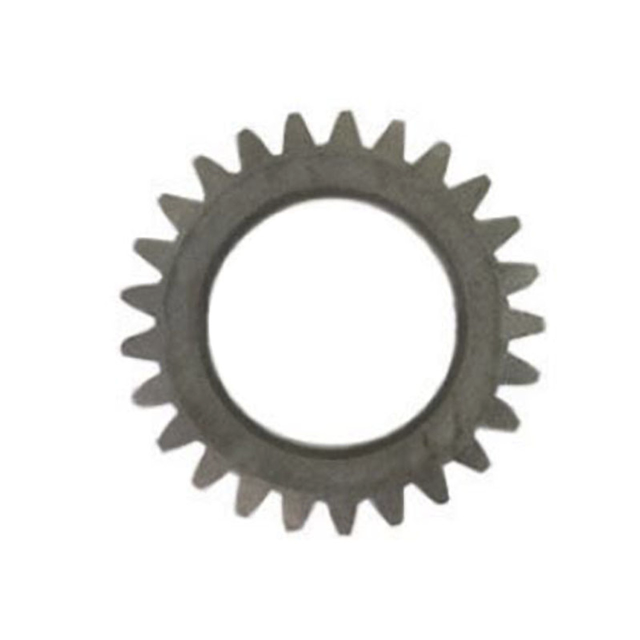
#> input picture gear_4.png, 1280 x 1280 px, found by its file name (shown at 1/2 size)
$ jupyter execute Spur_Gear_Preprocessing_linux.ipynb
#> lines starting #> are read from the running program, lines starting #| are printed output that depends on the picture; after the words box and inside, x2 and y2 are one past the last pixel; in counts of white or black regions, pixels touching at a corner belong together
[cell 1]
import cv2
import numpy as np
import json
import math
import matplotlib.pyplot as plt
from pathlib import Path

# --- Paths (fixed) ---
PROJECT_ROOT = Path("/home/dar/Documents/BtechProject/SpurGear_Btechproject/Input_Images")
OUT_DIR = Path("Output")

# Ensure output directory exists
OUT_DIR.mkdir(parents=True, exist_ok=True)

# Point to your image
IMG_PATH = PROJECT_ROOT / "gear_4.png"

# Verify image exists
assert IMG_PATH.exists(), f"Image not found at {IMG_PATH}. Please check the path."

# Read image
img = cv2.imread(str(IMG_PATH))
#> img is the input picture: shape (1280, 1280, 3); mean B, G, R 225.4, 226.9, 227.3
assert img is not None, f"Could not read image from {IMG_PATH}"

# Display
img_rgb = cv2.cvtColor(img, cv2.COLOR_BGR2RGB)
plt.figure(figsize=(6, 6))
plt.title("Input Gear Image")
plt.axis("off")
plt.imshow(img_rgb)
plt.tight_layout()
plt.show()

print(f"✅ Successfully loaded image: {IMG_PATH.name}")
print(f"📐 Image size: {img.shape[1]}×{img.shape[0]} pixels")
#| 📐 Image size: 1280×1280 pixels

[cell 2]
def auto_threshold(gray_img):
    """
    Enhanced thresholding for gear images with white background and grey gear
    """
    h, w = gray_img.shape

    # Adaptive region sampling based on image size
    center_size = min(40, h//8, w//8)  # Scale with image size
    border_size = min(30, h//10, w//10)

    # Sample center region (gear area)
    cx, cy = w//2, h//2
    center_region = gray_img[cy-center_size:cy+center_size, cx-center_size:cx+center_size]
#> center_region: shape (80, 80); every value is 255
    center_mean = np.mean(center_region)
#> center_mean = 255
    center_std = np.std(center_region)
#> center_std = 0

    # Sample border regions (background area) - multiple samples for robustness
    border_samples = []
    # Top and bottom borders
    border_samples.extend([
        gray_img[:border_size, :].ravel(),
        gray_img[-border_size:, :].ravel()
    ])
    # Left and right borders
    border_samples.extend([
        gray_img[:, :border_size].ravel(),
        gray_img[:, -border_size:].ravel()
    ])
    # Corner samples for extra robustness
    corner_size = border_size // 2
    border_samples.extend([
        gray_img[:corner_size, :corner_size].ravel(),  # Top-left
        gray_img[:corner_size, -corner_size:].ravel(), # Top-right
        gray_img[-corner_size:, :corner_size].ravel(), # Bottom-left
        gray_img[-corner_size:, -corner_size:].ravel() # Bottom-right
    ])

    # Combine all border samples and remove outliers
    all_border = np.concatenate(border_samples)
    # Remove extreme values (noise) using percentiles
    border_clean = all_border[(all_border >= np.percentile(all_border, 5)) &
                             (all_border <= np.percentile(all_border, 95))]
    border_mean = np.mean(border_clean)
#> border_mean = 255
    border_std = np.std(border_clean)
#> border_std = 0

    # Determine if gear is darker than background
    invert = center_mean < border_mean
#> invert = False

    # Calculate optimal threshold based on the contrast
    intensity_gap = abs(border_mean - center_mean)
#> intensity_gap = 0

    # If there's good contrast, use a threshold between center and border
    if intensity_gap > 20:  # Good contrast
        manual_threshold = int((center_mean + border_mean) / 2)
        flag = cv2.THRESH_BINARY_INV if invert else cv2.THRESH_BINARY
        _, bin_manual = cv2.threshold(gray_img, manual_threshold, 255, flag)
    else:
        bin_manual = None

    # Always compute Otsu as fallback
    flag_otsu = cv2.THRESH_BINARY_INV if invert else cv2.THRESH_BINARY
#> flag_otsu = 0
    otsu_thresh, bin_otsu = cv2.threshold(gray_img, 0, 255, flag_otsu + cv2.THRESH_OTSU)
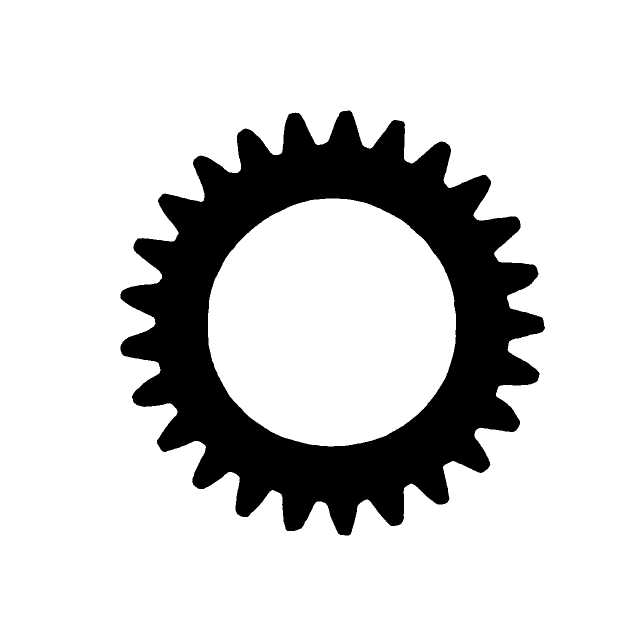
#> bin_otsu: shape (1280, 1280) (shown at 1/2 size); 82.4% white; 1 black region, box (x1, y1, x2, y2) and area: (241, 221, 1090, 1071) 288562
#> otsu_thresh = 176

    # Choose the best threshold method
    if bin_manual is not None and intensity_gap > 30:
        # Use manual threshold for high contrast images
        final_binary = bin_manual
        method_used = f"Manual (thresh={manual_threshold})"
    else:
        # Use Otsu for low contrast images
        final_binary = bin_otsu
        method_used = f"Otsu (thresh={otsu_thresh:.0f})"
#> method_used = 'Otsu (thresh=176)'

    # Post-processing: Remove small noise
    kernel = cv2.getStructuringElement(cv2.MORPH_ELLIPSE, (3, 3))
    final_binary = cv2.morphologyEx(final_binary, cv2.MORPH_OPEN, kernel, iterations=1)
#> final_binary: shape (1280, 1280); 82.4% white; 1 black region, box (x1, y1, x2, y2) and area: (241, 221, 1090, 1071) 288584

    # Debug information
    print(f"Thresholding Analysis:")
    print(f"  Center mean: {center_mean:.1f} ± {center_std:.1f}")
#|   Center mean: 255.0 ± 0.0
    print(f"  Border mean: {border_mean:.1f} ± {border_std:.1f}")
#|   Border mean: 255.0 ± 0.0
    print(f"  Intensity gap: {intensity_gap:.1f}")
#|   Intensity gap: 0.0
    print(f"  Invert: {invert}")
#|   Invert: False
    print(f"  Method used: {method_used}")
#|   Method used: Otsu (thresh=176)

    return final_binary, invert

gray = cv2.cvtColor(img, cv2.COLOR_BGR2GRAY)
clahe = cv2.createCLAHE(clipLimit=2.0, tileGridSize=(8,8))
gray_eq = clahe.apply(gray)

binary, was_inverted = auto_threshold(gray_eq)
#> was_inverted = False

plt.figure(figsize=(12,4))
plt.subplot(1,3,1); plt.title("Gray"); plt.axis("off"); plt.imshow(gray, cmap="gray")
plt.subplot(1,3,2); plt.title("CLAHE"); plt.axis("off"); plt.imshow(gray_eq, cmap="gray")
plt.subplot(1,3,3); plt.title(f"Binary (invert={was_inverted})"); plt.axis("off"); plt.imshow(binary, cmap="gray")
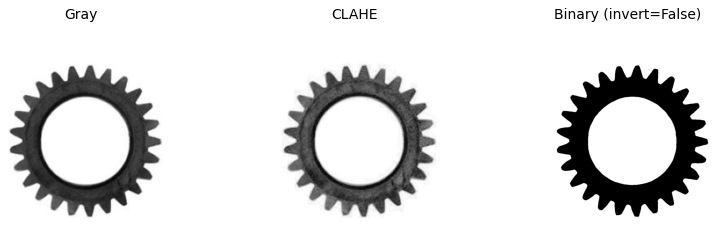
#> figure drawn by matplotlib, 3 panels

[cell 3]
# [20 lines of commented-out code are left out]

[cell 4]
k3 = cv2.getStructuringElement(cv2.MORPH_ELLIPSE, (3,3))
k5 = cv2.getStructuringElement(cv2.MORPH_ELLIPSE, (5,5))
mask = cv2.morphologyEx(binary, cv2.MORPH_OPEN, k3, iterations=1)
mask = cv2.morphologyEx(mask, cv2.MORPH_CLOSE, k5, iterations=2)
#> mask: shape (1280, 1280); 82.4% white; 1 black region

# keep largest connected component
cnts, _ = cv2.findContours(mask, cv2.RETR_EXTERNAL, cv2.CHAIN_APPROX_SIMPLE)
#> cnts = [[[0, 0], [0, 1279], [1279, 1279], [1279, 0]]]
canvas = np.zeros_like(mask)
if cnts:
    cv2.drawContours(canvas, [max(cnts, key=cv2.contourArea)], -1, 255, -1)
#> canvas: shape (1280, 1280); every value is 255
    mask = canvas

cv2.imwrite(str("Output/gear_mask.png"), mask)
plt.figure(figsize=(4,4)); plt.title("Cell 3 — Cleaned Mask"); plt.axis("off"); plt.imshow(mask, cmap="gray")

[cell 5]
contours, hierarchy = cv2.findContours(mask, cv2.RETR_TREE, cv2.CHAIN_APPROX_NONE)
#> contours = 1 contour; box (x1, y1, x2, y2) and area: (0, 0, 1280, 1280) 1635841
hierarchy = hierarchy[0]
outer_idx = int(np.argmax([cv2.contourArea(c) for c in contours]))
#> outer_idx = 0
outer = contours[outer_idx]
#> outer = contour of 5116 points, box (x1, y1, x2, y2) (0, 0, 1280, 1280), area 1635841

M = cv2.moments(mask, binaryImage=True)
#> M = moments, m00 1638400, centre m10/m00, m01/m00 = (639.5, 639.5)
cx, cy = M["m10"]/M["m00"], M["m01"]/M["m00"]
#> cx = 639.5; cy = 639.5

def robust_radius(contour, center, top_k=200, mode="max"):
#> called with contour = array of shape (5116, 1, 2), center = (639.5, 639.5), top_k = 200, mode = 'max'
    cx0, cy0 = center
    pts = contour[:,0,:]
#> pts = 5116 pairs, first value 0 to 1279, second value 0 to 1279
    d = np.hypot(pts[:,0]-cx0, pts[:,1]-cy0)
#> d = 5116 values, max 904.4 at index 0, min 639.5 at index 639, mean 734
    vals = np.sort(d); k = min(top_k, len(vals))
#> after `vals = np.sort(d)`: vals = 5116 values from 639.5 to 904.4
#> after `k = min(top_k, len(vals))`: k = 200
    return float(np.mean(vals[-k:] if mode=="max" else vals[:k]))

r_add = robust_radius(outer, (cx, cy), mode="max")
#> r_add = 895.6
r_ded = robust_radius(outer, (cx, cy), mode="min")
#> r_ded = 639.7
r_pitch = 0.5*(r_add + r_ded)
#> r_pitch = 767.6

# bore as largest child of outer (may be None if the photo doesn’t show it well)
child_idxs = [i for i,h in enumerate(hierarchy) if h[3]==outer_idx]
#> child_idxs = []
r_hole = None
if child_idxs:
    inner = max(child_idxs, key=lambda i: cv2.contourArea(contours[i]))
    r_hole = robust_radius(contours[inner], (cx, cy), mode="max")

diag = img.copy()
for r in [r_ded, r_pitch, r_add]: cv2.circle(diag, (int(cx),int(cy)), int(r), (0,255,0), 2)
#> this loop made 3 passes
#> r on passes 1 to 3: 639.7, 767.6, 895.6
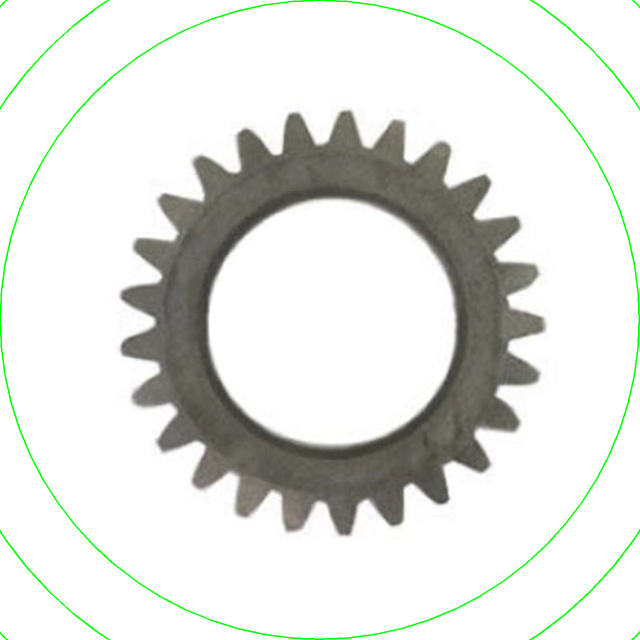
#> diag: shape (1280, 1280, 3) (shown at 1/2 size); 0.97% of pixels changed, all inside (x1, y1, x2, y2) = (0, 0, 1280, 1280)
if r_hole: cv2.circle(diag, (int(cx),int(cy)), int(r_hole), (255,0,0), 2)
cv2.circle(diag, (int(cx),int(cy)), 4, (0,0,255), -1)
#> diag: shape (1280, 1280, 3); under 0.01% of pixels changed, all inside (x1, y1, x2, y2) = (635, 635, 644, 644)
cv2.imwrite(str("Output/gear_circles.png"), diag)

plt.figure(figsize=(6,6)); plt.title("Cell 4 — Center & Radii"); plt.axis("off")
plt.imshow(cv2.cvtColor(diag, cv2.COLOR_BGR2RGB))

[cell 6]
outline = cv2.morphologyEx(mask, cv2.MORPH_GRADIENT, cv2.getStructuringElement(cv2.MORPH_ELLIPSE,(3,3)))
#> outline: shape (1280, 1280); every value is 0
_, outline = cv2.threshold(outline, 1, 255, cv2.THRESH_BINARY)

overlay = img.copy()
overlay[np.where(outline==255)] = (255,255,255)

cv2.imwrite(str("Output/gear_outline.png"), outline)
cv2.imwrite(str("Output/gear_overlay.png"), overlay)

plt.figure(figsize=(10,4))
plt.subplot(1,2,1); plt.title("Outline"); plt.axis("off"); plt.imshow(outline, cmap="gray")
plt.subplot(1,2,2); plt.title("Overlay"); plt.axis("off"); plt.imshow(cv2.cvtColor(overlay, cv2.COLOR_BGR2RGB))
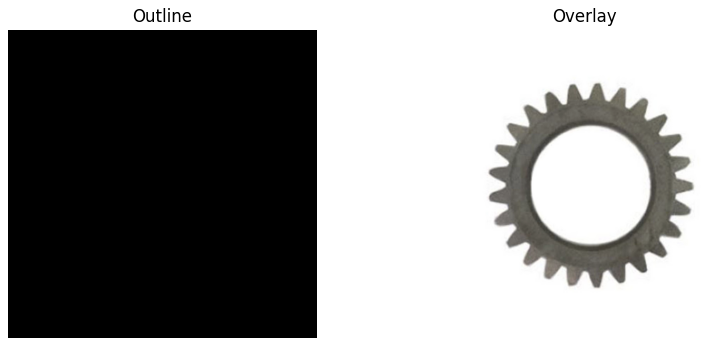
#> figure drawn by matplotlib, 2 panels

[cell 7]
h, w = mask.shape[:2]
clean = np.zeros((h,w), dtype=np.uint8)
cv2.drawContours(clean, [outer], -1, 255, 2)
#> clean: shape (1280, 1280); 0.62% white; 1 white region, box (x1, y1, x2, y2) and area: (0, 0, 1280, 1280) 10224
cv2.circle(clean, (int(cx),int(cy)), int(r_ded), 255, 2)
cv2.circle(clean, (int(cx),int(cy)), int(r_hole or 0.12*r_ded), 255, 2)
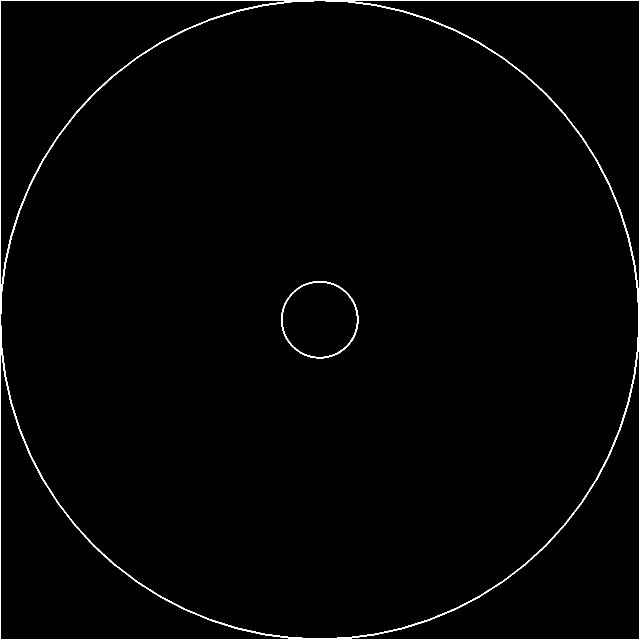
#> clean: shape (1280, 1280) (shown at 1/2 size); 1.4% white; 2 white regions, box (x1, y1, x2, y2) and area: (0, 0, 1280, 1280) 21414, (562, 562, 717, 717) 1428

cv2.imwrite(str("Output/gear_outline_clean.png"), clean)
plt.figure(figsize=(4,4)); plt.title("Cell 6 — Clean Outline"); plt.axis("off"); plt.imshow(clean, cmap="gray")

[cell 8]
gray_blur = cv2.GaussianBlur(cv2.cvtColor(img, cv2.COLOR_BGR2GRAY), (5,5), 0)
edges = cv2.Canny(gray_blur, 50, 150)
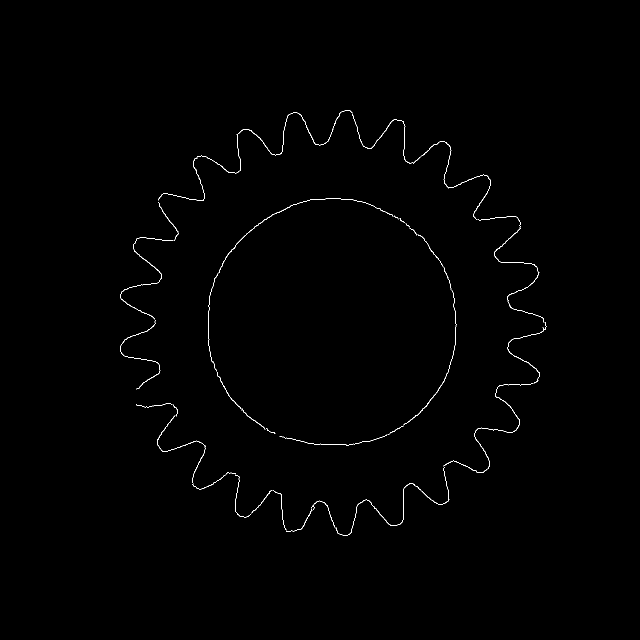
#> edges: shape (1280, 1280) (shown at 1/2 size); 0.43% white in thin lines or dots, all inside (x1, y1, x2, y2) = (241, 220, 1093, 1071)

yy, xx = np.indices(edges.shape)
dist = np.hypot(xx - cx, yy - cy)
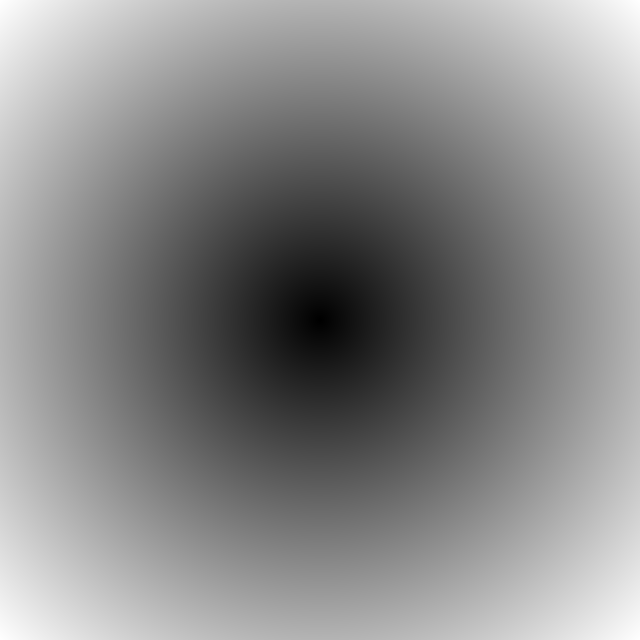
#> dist: shape (1280, 1280) float64 (shown at 1/2 size); min 0.707, max 904.4, mean 489.7; drawn with min black and max white
MARGIN_IN, MARGIN_OUT = 10, 8  # widen if tips are truncated
ring = ((dist >= (r_ded - MARGIN_IN)) & (dist <= (r_add + MARGIN_OUT))).astype(np.uint8)*255
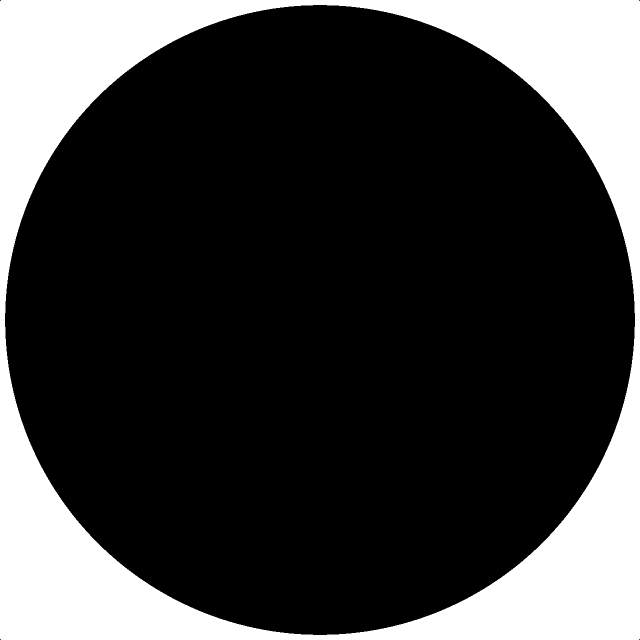
#> ring: shape (1280, 1280) (shown at 1/2 size); 24% white; 1 white region, box (x1, y1, x2, y2) and area: (0, 0, 1280, 1280) 392784

teeth_edges = cv2.bitwise_and(edges, ring)
k = cv2.getStructuringElement(cv2.MORPH_ELLIPSE, (3,3))
#> k = [[0, 1, 0], [1, 1, 1], [0, 1, 0]]
teeth_edges = cv2.morphologyEx(teeth_edges, cv2.MORPH_DILATE, k, iterations=1)
teeth_edges = cv2.morphologyEx(teeth_edges, cv2.MORPH_CLOSE, k, iterations=2)

cnts, _ = cv2.findContours(teeth_edges, cv2.RETR_EXTERNAL, cv2.CHAIN_APPROX_NONE)
#> cnts = []
teeth_loop = np.zeros_like(teeth_edges)
if cnts:
    cv2.drawContours(teeth_loop, [max(cnts, key=cv2.contourArea)], -1, 255, 2)

teeth_final = np.zeros_like(teeth_loop)
teeth_final = cv2.bitwise_or(teeth_final, teeth_loop)
cv2.circle(teeth_final, (int(cx),int(cy)), int(r_ded), 255, 2)
cv2.circle(teeth_final, (int(cx),int(cy)), int(r_hole or 0.12*r_ded), 255, 2)
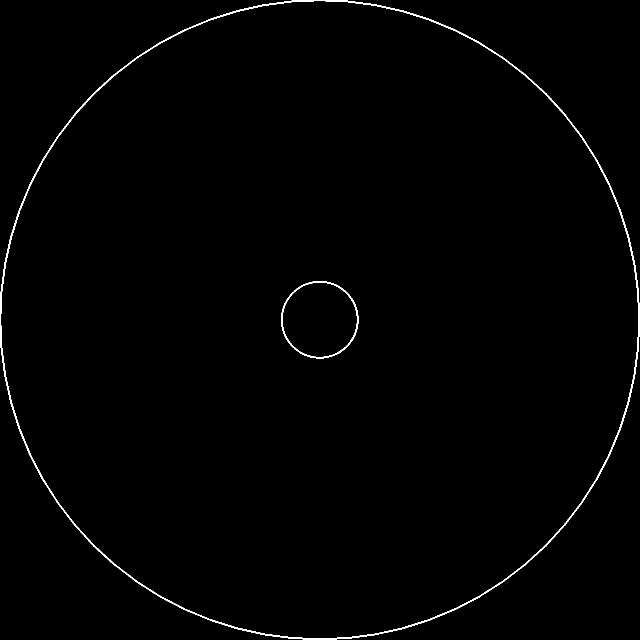
#> teeth_final: shape (1280, 1280) (shown at 1/2 size); 0.8% white in thin lines or dots

cv2.imwrite(str("Output/gear_teeth_outline.png"), teeth_final)

plt.figure(figsize=(12,4))
plt.subplot(1,3,1); plt.title("Ring mask"); plt.axis("off"); plt.imshow(ring, cmap="gray")
plt.subplot(1,3,2); plt.title("Ring edges"); plt.axis("off"); plt.imshow(teeth_edges, cmap="gray")
plt.subplot(1,3,3); plt.title("Teeth-highlight"); plt.axis("off"); plt.imshow(teeth_final, cmap="gray")

[cell 9]
assert 'teeth_final' in globals() and 'img' in globals(), "Run through Cell 7 first."

def overlay_teeth_highlight(img_bgr, teeth_mask, color="green", thickness=2, alpha=1.0):
#> called with color = 'green', thickness = 2, alpha = 1
    color = color.lower()
    color_bgr = (0,255,0) if color == "green" else (255,255,255)

    k = cv2.getStructuringElement(cv2.MORPH_ELLIPSE, (max(1,thickness), max(1,thickness)))
#> k = [[0, 1], [1, 1]]
    thick = cv2.dilate(teeth_mask, k, iterations=1)
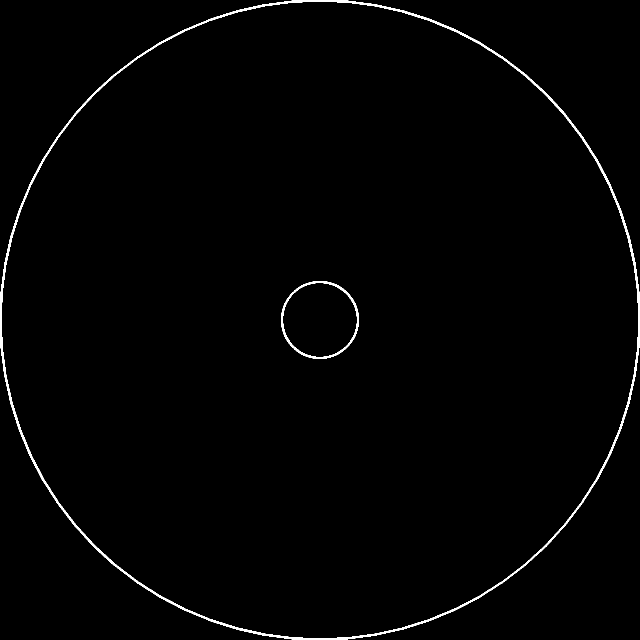
#> thick: shape (1280, 1280) (shown at 1/2 size); 1.1% white; 2 white regions, box (x1, y1, x2, y2) and area: (0, 0, 1280, 1280) 16055, (562, 562, 718, 718) 1947

    color_layer = np.full_like(img_bgr, color_bgr, dtype=np.uint8)
    m3 = (thick > 0).astype(np.float32)[..., None]
    out = (img_bgr.astype(np.float32)*(1 - alpha*m3) + color_layer.astype(np.float32)*(alpha*m3)).astype(np.uint8)
#> (the rest of the program and of its run is left out)
